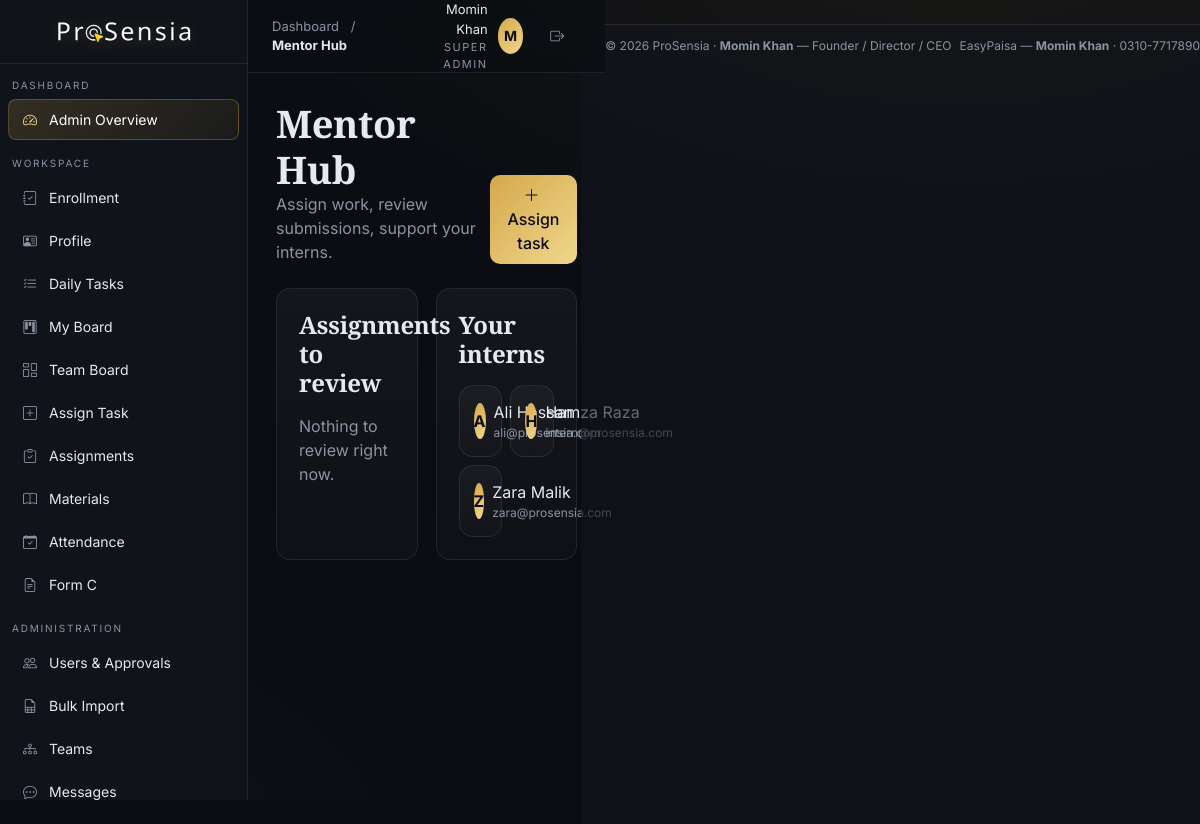
/mentor/index.php (signed in), run on the app's committed database.
### tables this page shows
CREATE TABLE users (
  id INT AUTO_INCREMENT PRIMARY KEY,
  name VARCHAR(120) NOT NULL,
  email VARCHAR(160) NOT NULL UNIQUE,
  password VARCHAR(255) NOT NULL,
  role ENUM('super_admin','management','mentor','intern') NOT NULL,
  status ENUM('pending','active','inactive','rejected') DEFAULT 'pending',
  created_at TIMESTAMP DEFAULT CURRENT_TIMESTAMP
);

### mentor/index.php (the view, shortened to what this page needs)
<?php
require __DIR__ . '/../includes/header.php';
$myInterns = $pdo->query("SELECT id,name,email FROM users WHERE role='intern' ORDER BY name")->fetchAll();
$toReview = $pdo->query("SELECT a.*, u.name FROM assignments a JOIN users u ON u.id=a.user_id WHERE a.status='submitted' ORDER BY a.submitted_at DESC")->fetchAll();
?>
<div class="d-flex justify-content-between align-items-end mb-4">
  <div>
    <h1 class="serif" style="font-size:38px;margin:0">Mentor Hub</h1>
    <p class="muted mb-0">Assign work, review submissions, support your interns.</p>
  </div>
  <a class="btn btn-primary" href="<?= base_url('mentor/assign_task.php') ?>"><i class="bi bi-plus-lg me-1"></i>Assign task</a>
</div>
<div class="bento">
  <div class="span-6 glass card-pad">
    <h4 class="serif">Assignments to review</h4>
    <?php if (!$toReview): ?><p class="muted mt-3">Nothing to review right now.</p>
    <?php endif; ?>
  </div>
  <div class="span-6 glass card-pad">
    <h4 class="serif">Your interns</h4>
    <div class="row g-2 mt-2">
      <?php foreach($myInterns as $i): ?>
      <div class="col-md-6">
        <div class="glass card-pad" style="padding:14px">
          <div class="d-flex align-items-center gap-2">
            <div class="avatar" style="width:36px;height:36px;border-radius:50%;background:linear-gradient(135deg,#d4a84c,#f0d78c);color:#0b0d12;display:grid;place-items:center;font-weight:700"><?= e(strtoupper(substr($i['name'],0,1))) ?></div>
            <div><div><?= e($i['name']) ?></div><div class="muted" style="font-size:12px"><?= e($i['email']) ?></div></div>
          </div>
        </div>
      </div>
      <?php endforeach; ?>
    </div>
  </div>
</div>
<?php require __DIR__ . '/../includes/footer.php'; ?>

### assets/css/style.css (style rules this page uses)
:root { --bg:#0b0d12; --surface:#11141b; --surface-2:#161a23; --border:rgba(255,255,255,.08); --border-strong:rgba(255,255,255,.14); --text:#e7e9ee; --muted:#8b93a3; --primary:#d4a84c; --primary-glow:#f0d78c; --primary-fg:#0b0d12; --success:#34d399; --warning:#fbbf24; --danger:#f87171; --info:#60a5fa; }
* { box-sizing:border-box }
html,body { background:var(--bg);color:var(--text);font-family:'Inter',system-ui,sans-serif;min-height:100vh;-webkit-font-smoothing:antialiased }
body { background: radial-gradient(1200px 600px at 80% -10%,rgba(212,168,76,.08),transparent 60%), radial-gradient(900px 500px at -10% 110%,rgba(96,165,250,.06),transparent 60%), var(--bg); }
h1,h2,h3,h4,h5,.serif { font-family:'Cormorant Garamond','Playfair Display',Georgia,serif;font-weight:600;letter-spacing:-.01em }
a { color:var(--primary-glow);text-decoration:none }
.glass { background:linear-gradient(180deg,rgba(255,255,255,.04),rgba(255,255,255,.02));border:1px solid var(--border);border-radius:14px }
.card-pad { padding:18px }
@media (min-width:768px) { .card-pad { padding:22px } }
.bento { display:grid;grid-template-columns:repeat(12,1fr);gap:14px }
@media (min-width:768px) { .bento { gap:18px } }
.bento .span-6 { grid-column:span 6 }
.btn { border-radius:10px;font-weight:500;padding:.55rem 1rem;transition:all .2s }
.btn-primary { background:linear-gradient(135deg,var(--primary),var(--primary-glow));border:none;color:var(--primary-fg) }
.muted { color:var(--muted) }

### data on the page
users: name "A", name "Ali Hassan", email "ali@prosensia.com"
users: name "H", name "Hamza Raza", email "intern@prosensia.com"
users: name "Z", name "Zara Malik", email "zara@prosensia.com"

### other printed values
$label "Admin Overview Enrollment Profile Daily Tasks My Board Team Board Assign Task Assignments Materials Attendance Form C Users & Approvals Bulk Import Teams Messages"
$page_section "Dashboard"
$page_label "Mentor Hub"
$user['name'] "Momin Khan"
role_label($user['role']) "SUPER ADMIN"
substr($u['name'],0,1) "M"
founder_name() "Momin Khan"
founder_title() "Founder / Director / CEO"
